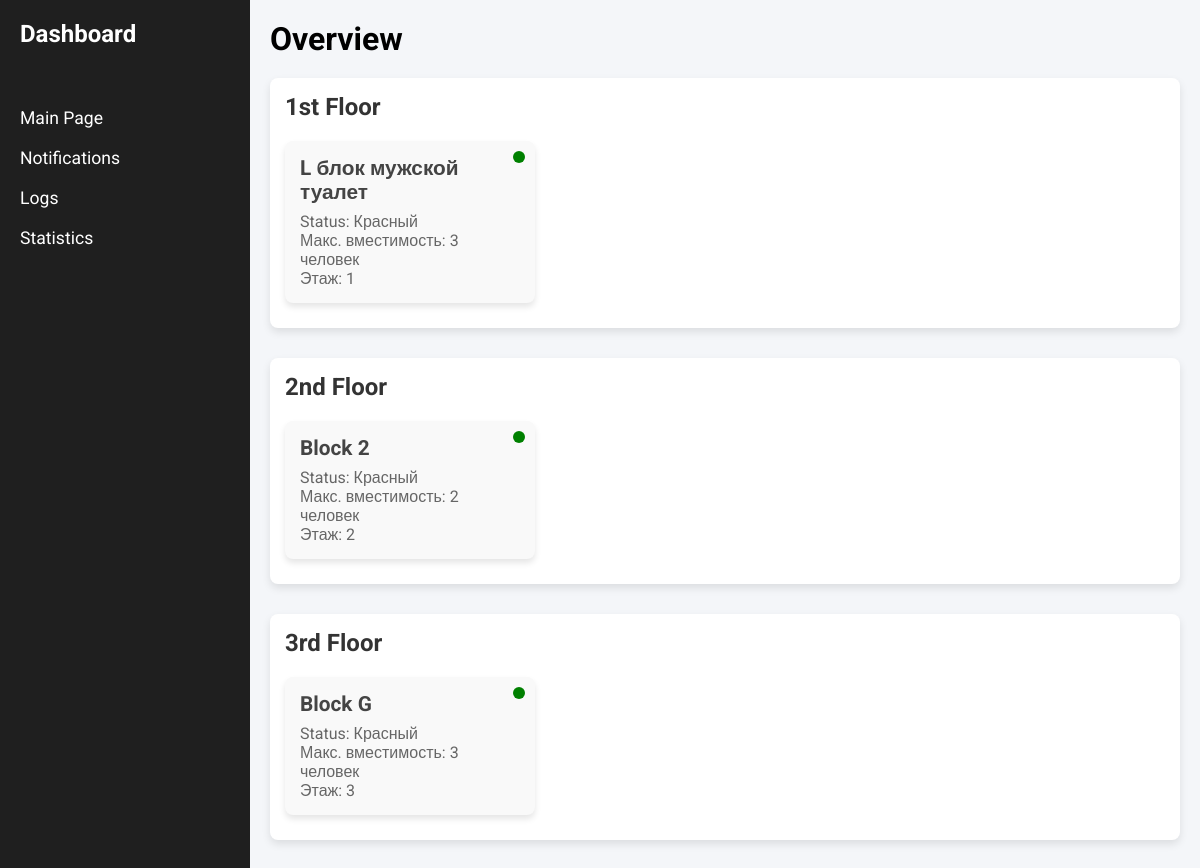
/main/, run on the app's committed database.
### main/models.py (models this page shows, shortened)
class Restroom(models.Model):
    location = models.CharField(max_length=100, help_text="Расположение туалета, например, 'Коридор 2 этажа'")
    max_capacity = models.PositiveIntegerField(help_text="Максимальное количество людей")
    status = models.BooleanField(default=True,help_text="True - красный, False - зеленый")
    floor = models.PositiveIntegerField(default=1, help_text="Этаж, начиная с 1")

### main/views.py (the view)
# urls.py: path('', views.index,name='index'),
def index(request):
    first_floor_restrooms = Restroom.objects.filter(floor=1)
    second_floor_restrooms = Restroom.objects.filter(floor=2)
    third_floor_restrooms = Restroom.objects.filter(floor=3)
    return render(request, 'main/index.html', {
            'first_floor_restrooms': first_floor_restrooms,
            'second_floor_restrooms': second_floor_restrooms,
            'third_floor_restrooms': third_floor_restrooms,
        })

### main/templates/main/index.html (shortened to what this page needs)
{% load static %}
<!DOCTYPE html>
<html lang="en">
<head>
    <link rel="stylesheet" href="{% static 'css/styles.css' %}">
</head>
<body>
    <div class="dashboard">
        <aside class="sidebar">
            <h2>Dashboard</h2>
            <ul>
                <li><a href="#">Main Page</a></li>
                <li><a href="#">Notifications</a></li>
                <li><a href="#">Logs</a></li>
                <li><a href="#">Statistics</a></li>
            </ul>
        </aside>
        <main class="main-content">
            <h1>Overview</h1>
           <div class="floor" id="first-floor">
                <h2>1st Floor</h2>
                <div class="cards">
                    {% for restroom in first_floor_restrooms %}
                    <div class="card">
                    <div class="notification-indicator {% if restroom.status %}red{% else %}green{% endif %}"></div>
                    <h3>{{ restroom.location }}</h3>
                    <p>Status: {% if restroom.status %}Красный{% else %}Зеленый{% endif %}</p>
                    <p>Макс. вместимость: {{ restroom.max_capacity }} человек</p>
                    <p>Этаж: {{ restroom.floor }}</p>
                </div>
            {% endfor %}
                </div>
            </div>
            <div class="floor" id="second-floor">
                <h2>2nd Floor</h2>
                <div class="cards">
                    {% for restroom in second_floor_restrooms %}
                        <div class="card">
                            <div class="notification-indicator {% if restroom.status %}red{% else %}green{% endif %}"></div>
                            <h3>{{ restroom.location }}</h3>
                            <p>Status: {% if restroom.status %}Красный{% else %}Зеленый{% endif %}</p>
                            <p>Макс. вместимость: {{ restroom.max_capacity }} человек</p>
                            <p>Этаж: {{ restroom.floor }}</p>
                        </div>
                    {% endfor %}
                </div>
            </div>
            <div class="floor" id="third-floor">
                <h2>3rd Floor</h2>
                <div class="cards">
                    {% for restroom in third_floor_restrooms %}
                        <div class="card">
                            <div class="notification-indicator {% if restroom.status %}red{% else %}green{% endif %}"></div>
                            <h3>{{ restroom.location }}</h3>
                            <p>Status: {% if restroom.status %}Красный{% else %}Зеленый{% endif %}</p>
                            <p>Макс. вместимость: {{ restroom.max_capacity }} человек</p>
                            <p>Этаж: {{ restroom.floor }}</p>
                        </div>
                    {% endfor %}
                </div>
            </div>
        </main>
    </div>
</body>
</html>

### main/static/css/styles.css (style rules this page uses)
* { margin: 0; padding: 0; box-sizing: border-box; font-family: 'Roboto', sans-serif; }
body { display: flex; height: 100vh; background-color: #f4f6f9; }
.dashboard { display: flex; width: 100%; }
.sidebar { width: 250px; background-color: #1f1f1f; color: white; padding: 20px; display: flex; flex-direction: column; height: 100vh; }
.sidebar h2 { margin-bottom: 40px; font-size: 1.5em; text-align: left; }
.sidebar ul { list-style: none; display: flex; flex-direction: column; gap: 20px; align-items: flex-start; margin-top: 20px; margin-bottom: auto; }
.sidebar a { color: white; text-decoration: none; font-size: 1.1em; }
.main-content { flex: 1; padding: 20px; overflow-y: auto; }
.main-content h1 { font-size: 2em; margin-bottom: 20px; }
.floor { margin-bottom: 30px; padding: 15px; background-color: #ffffff; border-radius: 8px; box-shadow: 0 4px 8px rgba(0, 0, 0, 0.1); }
.floor h2 { font-size: 1.5em; margin-bottom: 10px; color: #333; }
.cards { display: flex; flex-wrap: wrap; gap: 20px; padding: 10px 0; }
.card { background-color: #f9f9f9; padding: 15px; border-radius: 8px; box-shadow: 0 4px 6px rgba(0, 0, 0, 0.1); width: 100%; max-width: 250px; position: relative; }
.notification-indicator { width: 12px; height: 12px; border-radius: 50%; background-color: green; position: absolute; top: 10px; right: 10px; }
.card h3 { font-size: 1.3em; margin-bottom: 8px; color: #444; }
.card p { font-size: 1em; color: #666; }

### data on the page
Restroom: status True (drawn), location "L блок мужской туалет", max_capacity "3", floor "1"
Restroom: status True (drawn), location "Block 2", max_capacity "2", floor "2"
Restroom: status True (drawn), location "Block G", max_capacity "3", floor "3"
